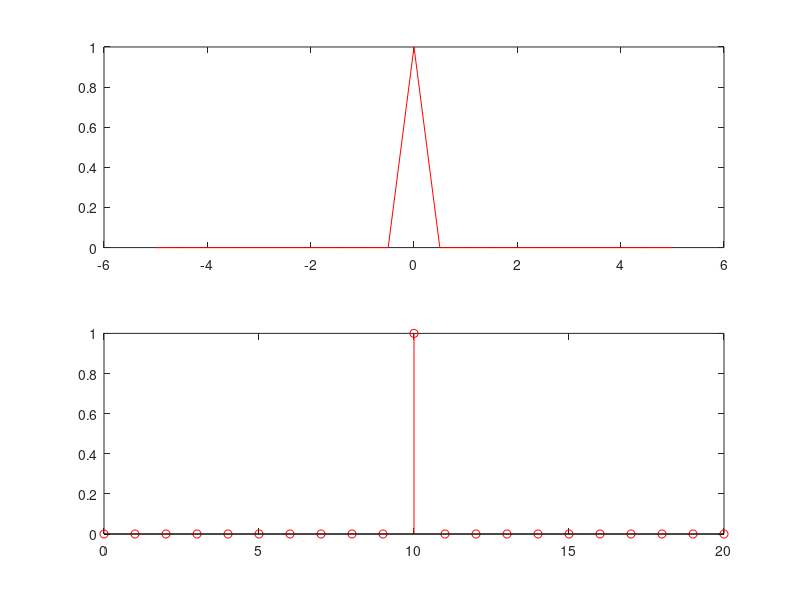

Here is the MATLAB script that generated this plot:
clc;
clear all;
close all;
t=-5:0.5:5;
t1=0:1:20;
y=(t==0);
figure(1);
subplot(2,1,1);
plot(t,y,'r');
subplot(2,1,2);
stem(t1,y,'r');